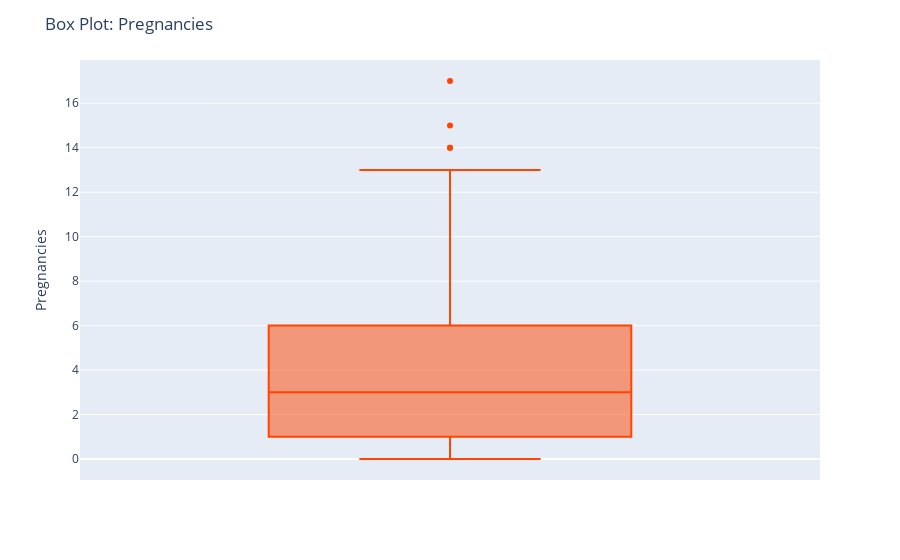

Here is the notebook cell this chart was saved with:
### Code cell
fig1 = px.box(df, y='Pregnancies', color_discrete_sequence=color_sequence)
fig1.update_layout(title='Box Plot: Pregnancies')
fig1.show()

### Figure 1 — Plotly figure (JSON) as saved in the notebook; plotly's stock layout.template omitted (floating-point values rounded to 4 significant figures; data arrays with more than 128 entries replaced by an {"elided": "..."} marker saying what was removed)
{"data": [{"alignmentgroup": "True", "hovertemplate": "Pregnancies=%{y}<extra></extra>", "legendgroup": "", "marker": {"color": "orangered"}, "name": "", "notched": false, "offsetgroup": "", "orientation": "v", "showlegend": false, "type": "box", "x0": " ", "xaxis": "x", "y": {"elided": "768 int values"}, "y0": " ", "yaxis": "y"}], "layout": {"boxmode": "group", "legend": {"tracegroupgap": 0}, "margin": {"t": 60}, "title": {"text": "Box Plot: Pregnancies"}, "xaxis": {"anchor": "y", "domain": [0, 1]}, "yaxis": {"anchor": "x", "domain": [0, 1], "title": {"text": "Pregnancies"}}}}
